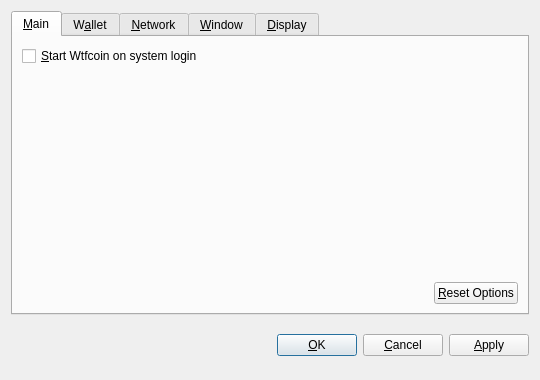
<?xml version="1.0" encoding="UTF-8"?>
<ui version="4.0">
 <class>OptionsDialog</class>
 <widget class="QDialog" name="OptionsDialog">
  <property name="geometry">
   <rect>
    <x>0</x>
    <y>0</y>
    <width>540</width>
    <height>380</height>
   </rect>
  </property>
  <property name="windowTitle">
   <string>Options</string>
  </property>
  <property name="modal">
   <bool>true</bool>
  </property>
  <layout class="QVBoxLayout" name="verticalLayout">
   <item>
    <widget class="QTabWidget" name="tabWidget">
     <property name="tabPosition">
      <enum>QTabWidget::North</enum>
     </property>
     <property name="currentIndex">
      <number>0</number>
     </property>
     <widget class="QWidget" name="tabMain">
      <attribute name="title">
       <string>&amp;Main</string>
      </attribute>
      <layout class="QVBoxLayout" name="verticalLayout_Main">
       <item>
        <widget class="QCheckBox" name="bitcoinAtStartup">
         <property name="toolTip">
          <string>Automatically start Wtfcoin after logging in to the system.</string>
         </property>
         <property name="text">
          <string>&amp;Start Wtfcoin on system login</string>
         </property>
        </widget>
       </item>
       <item>
        <spacer name="verticalSpacer_Main">
         <property name="orientation">
          <enum>Qt::Vertical</enum>
         </property>
         <property name="sizeHint" stdset="0">
          <size>
           <width>20</width>
           <height>40</height>
          </size>
         </property>
        </spacer>
       </item>
       <item>
        <layout class="QHBoxLayout" name="horizontalLayout_2_Main">
         <item>
          <spacer name="horizontalSpacer_2_Main">
           <property name="orientation">
            <enum>Qt::Horizontal</enum>
           </property>
           <property name="sizeHint" stdset="0">
            <size>
             <width>40</width>
             <height>20</height>
            </size>
           </property>
          </spacer>
         </item>
         <item>
          <widget class="QPushButton" name="resetButton">
           <property name="toolTip">
            <string>Reset all client options to default.</string>
           </property>
           <property name="text">
            <string>&amp;Reset Options</string>
           </property>
           <property name="autoDefault">
            <bool>false</bool>
           </property>
          </widget>
         </item>
        </layout>
       </item>
      </layout>
     </widget>
     <widget class="QWidget" name="tabWallet">
      <attribute name="title">
       <string>W&amp;allet</string>
      </attribute>
      <layout class="QVBoxLayout" name="verticalLayout_Network">
       <item>
        <widget class="QLabel" name="transactionFeeInfoLabel">
         <property name="text">
          <string>Optional transaction fee per kB that helps make sure your transactions are processed quickly. Most transactions are 1 kB.</string>
         </property>
         <property name="textFormat">
          <enum>Qt::PlainText</enum>
         </property>
         <property name="wordWrap">
          <bool>true</bool>
         </property>
        </widget>
       </item>
       <item>
        <layout class="QHBoxLayout" name="horizontalLayout_1_Main">
         <item>
          <widget class="QLabel" name="transactionFeeLabel">
           <property name="text">
            <string>Pay transaction &amp;fee</string>
           </property>
           <property name="textFormat">
            <enum>Qt::PlainText</enum>
           </property>
           <property name="buddy">
            <cstring>transactionFee</cstring>
           </property>
          </widget>
         </item>
         <item>
          <widget class="BitcoinAmountField" name="transactionFee"/>
         </item>
         <item>
          <spacer name="horizontalSpacer_1_Main">
           <property name="orientation">
            <enum>Qt::Horizontal</enum>
           </property>
           <property name="sizeHint" stdset="0">
            <size>
             <width>40</width>
             <height>20</height>
            </size>
           </property>
          </spacer>
         </item>
        </layout>
       </item>
       <item>
        <widget class="QLabel" name="label">
         <property name="text">
          <string>If you disable the spending of unconfirmed change, the change from a transaction cannot be used until that transaction has at least one confirmation. This also affects how your balance is computed.</string>
         </property>
         <property name="wordWrap">
          <bool>true</bool>
         </property>
        </widget>
       </item>
       <item>
        <widget class="QCheckBox" name="spendZeroConfChange">
         <property name="text">
          <string>Spend unconfirmed change  (experts only)</string>
         </property>
        </widget>
       </item>
       <item>
        <spacer name="verticalSpacer">
         <property name="orientation">
          <enum>Qt::Vertical</enum>
         </property>
         <property name="sizeHint" stdset="0">
          <size>
           <width>20</width>
           <height>40</height>
          </size>
         </property>
        </spacer>
       </item>
      </layout>
     </widget>
     <widget class="QWidget" name="tabNetwork">
      <attribute name="title">
       <string>&amp;Network</string>
      </attribute>
      <layout class="QVBoxLayout" name="verticalLayout_Network">
       <item>
        <widget class="QCheckBox" name="mapPortUpnp">
         <property name="toolTip">
          <string>Automatically open the Wtfcoin client port on the router. This only works when your router supports UPnP and it is enabled.</string>
         </property>
         <property name="text">
          <string>Map port using &amp;UPnP</string>
         </property>
        </widget>
       </item>
       <item>
        <widget class="QCheckBox" name="connectSocks">
         <property name="toolTip">
          <string>Connect to the Wtfcoin network through a SOCKS proxy (e.g. when connecting through Tor).</string>
         </property>
         <property name="text">
          <string>&amp;Connect through SOCKS proxy:</string>
         </property>
        </widget>
       </item>
       <item>
        <layout class="QHBoxLayout" name="horizontalLayout_Network">
         <item>
          <widget class="QLabel" name="proxyIpLabel">
           <property name="text">
            <string>Proxy &amp;IP:</string>
           </property>
           <property name="textFormat">
            <enum>Qt::PlainText</enum>
           </property>
           <property name="buddy">
            <cstring>proxyIp</cstring>
           </property>
          </widget>
         </item>
         <item>
          <widget class="QValidatedLineEdit" name="proxyIp">
           <property name="maximumSize">
            <size>
             <width>140</width>
             <height>16777215</height>
            </size>
           </property>
           <property name="toolTip">
            <string>IP address of the proxy (e.g. 127.0.0.1)</string>
           </property>
          </widget>
         </item>
         <item>
          <widget class="QLabel" name="proxyPortLabel">
           <property name="text">
            <string>&amp;Port:</string>
           </property>
           <property name="textFormat">
            <enum>Qt::PlainText</enum>
           </property>
           <property name="buddy">
            <cstring>proxyPort</cstring>
           </property>
          </widget>
         </item>
         <item>
          <widget class="QLineEdit" name="proxyPort">
           <property name="maximumSize">
            <size>
             <width>55</width>
             <height>16777215</height>
            </size>
           </property>
           <property name="toolTip">
            <string>Port of the proxy (e.g. 9050)</string>
           </property>
          </widget>
         </item>
         <item>
          <widget class="QLabel" name="socksVersionLabel">
           <property name="text">
            <string>SOCKS &amp;Version:</string>
           </property>
           <property name="textFormat">
            <enum>Qt::PlainText</enum>
           </property>
           <property name="buddy">
            <cstring>socksVersion</cstring>
           </property>
          </widget>
         </item>
         <item>
          <widget class="QValueComboBox" name="socksVersion">
           <property name="toolTip">
            <string>SOCKS version of the proxy (e.g. 5)</string>
           </property>
          </widget>
         </item>
         <item>
          <spacer name="horizontalSpacer_Network">
           <property name="orientation">
            <enum>Qt::Horizontal</enum>
           </property>
           <property name="sizeHint" stdset="0">
            <size>
             <width>40</width>
             <height>20</height>
            </size>
           </property>
          </spacer>
         </item>
        </layout>
       </item>
       <item>
        <spacer name="verticalSpacer_Network">
         <property name="orientation">
          <enum>Qt::Vertical</enum>
         </property>
         <property name="sizeHint" stdset="0">
          <size>
           <width>20</width>
           <height>40</height>
          </size>
         </property>
        </spacer>
       </item>
      </layout>
     </widget>
     <widget class="QWidget" name="tabWindow">
      <attribute name="title">
       <string>&amp;Window</string>
      </attribute>
      <layout class="QVBoxLayout" name="verticalLayout_Window">
       <item>
        <widget class="QCheckBox" name="minimizeToTray">
         <property name="toolTip">
          <string>Show only a tray icon after minimizing the window.</string>
         </property>
         <property name="text">
          <string>&amp;Minimize to the tray instead of the taskbar</string>
         </property>
        </widget>
       </item>
       <item>
        <widget class="QCheckBox" name="minimizeOnClose">
         <property name="toolTip">
          <string>Minimize instead of exit the application when the window is closed. When this option is enabled, the application will be closed only after selecting Quit in the menu.</string>
         </property>
         <property name="text">
          <string>M&amp;inimize on close</string>
         </property>
        </widget>
       </item>
       <item>
        <spacer name="verticalSpacer_Window">
         <property name="orientation">
          <enum>Qt::Vertical</enum>
         </property>
         <property name="sizeHint" stdset="0">
          <size>
           <width>20</width>
           <height>40</height>
          </size>
         </property>
        </spacer>
       </item>
      </layout>
     </widget>
     <widget class="QWidget" name="tabDisplay">
      <attribute name="title">
       <string>&amp;Display</string>
      </attribute>
      <layout class="QVBoxLayout" name="verticalLayout_Display">
       <item>
        <layout class="QHBoxLayout" name="horizontalLayout_1_Display">
         <item>
          <widget class="QLabel" name="langLabel">
           <property name="text">
            <string>User Interface &amp;language:</string>
           </property>
           <property name="textFormat">
            <enum>Qt::PlainText</enum>
           </property>
           <property name="buddy">
            <cstring>lang</cstring>
           </property>
          </widget>
         </item>
         <item>
          <widget class="QValueComboBox" name="lang">
           <property name="toolTip">
            <string>The user interface language can be set here. This setting will take effect after restarting Wtfcoin.</string>
           </property>
          </widget>
         </item>
        </layout>
       </item>
       <item>
        <layout class="QHBoxLayout" name="horizontalLayout_2_Display">
         <item>
          <widget class="QLabel" name="unitLabel">
           <property name="text">
            <string>&amp;Unit to show amounts in:</string>
           </property>
           <property name="textFormat">
            <enum>Qt::PlainText</enum>
           </property>
           <property name="buddy">
            <cstring>unit</cstring>
           </property>
          </widget>
         </item>
         <item>
          <widget class="QValueComboBox" name="unit">
           <property name="toolTip">
            <string>Choose the default subdivision unit to show in the interface and when sending coins.</string>
           </property>
          </widget>
         </item>
        </layout>
       </item>
       <item>
        <widget class="QCheckBox" name="displayAddresses">
         <property name="toolTip">
          <string>Whether to show Wtfcoin addresses in the transaction list or not.</string>
         </property>
         <property name="text">
          <string>&amp;Display addresses in transaction list</string>
         </property>
        </widget>
       </item>
       <item>
        <widget class="QCheckBox" name="coinControlFeatures">
         <property name="toolTip">
          <string>Whether to show coin control features or not.</string>
         </property>
         <property name="text">
          <string>Display coin &amp;control features (experts only!)</string>
         </property>
        </widget>
       </item>
       <item>
        <spacer name="verticalSpacer_Display">
         <property name="orientation">
          <enum>Qt::Vertical</enum>
         </property>
         <property name="sizeHint" stdset="0">
          <size>
           <width>20</width>
           <height>40</height>
          </size>
         </property>
        </spacer>
       </item>
      </layout>
     </widget>
    </widget>
   </item>
   <item>
    <layout class="QHBoxLayout" name="horizontalLayout_Buttons">
     <item>
      <spacer name="horizontalSpacer_1">
       <property name="orientation">
        <enum>Qt::Horizontal</enum>
       </property>
       <property name="sizeHint" stdset="0">
        <size>
         <width>40</width>
         <height>48</height>
        </size>
       </property>
      </spacer>
     </item>
     <item>
      <widget class="QLabel" name="statusLabel">
       <property name="font">
        <font>
         <weight>75</weight>
         <bold>true</bold>
        </font>
       </property>
       <property name="text">
        <string/>
       </property>
       <property name="textFormat">
        <enum>Qt::PlainText</enum>
       </property>
       <property name="wordWrap">
        <bool>true</bool>
       </property>
      </widget>
     </item>
     <item>
      <spacer name="horizontalSpacer_2">
       <property name="orientation">
        <enum>Qt::Horizontal</enum>
       </property>
       <property name="sizeHint" stdset="0">
        <size>
         <width>40</width>
         <height>48</height>
        </size>
       </property>
      </spacer>
     </item>
     <item>
      <widget class="QPushButton" name="okButton">
       <property name="text">
        <string>&amp;OK</string>
       </property>
      </widget>
     </item>
     <item>
      <widget class="QPushButton" name="cancelButton">
       <property name="text">
        <string>&amp;Cancel</string>
       </property>
       <property name="autoDefault">
        <bool>false</bool>
       </property>
      </widget>
     </item>
     <item>
      <widget class="QPushButton" name="applyButton">
       <property name="text">
        <string>&amp;Apply</string>
       </property>
       <property name="autoDefault">
        <bool>false</bool>
       </property>
      </widget>
     </item>
    </layout>
   </item>
  </layout>
 </widget>
 <customwidgets>
  <customwidget>
   <class>BitcoinAmountField</class>
   <extends>QSpinBox</extends>
   <header>bitcoinamountfield.h</header>
  </customwidget>
  <customwidget>
   <class>QValueComboBox</class>
   <extends>QComboBox</extends>
   <header>qvaluecombobox.h</header>
  </customwidget>
  <customwidget>
   <class>QValidatedLineEdit</class>
   <extends>QLineEdit</extends>
   <header>qvalidatedlineedit.h</header>
  </customwidget>
 </customwidgets>
 <resources/>
 <connections/>
</ui>
